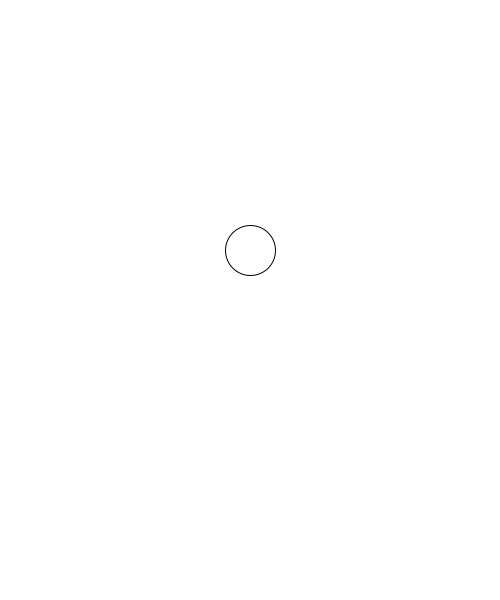
Frame 1 (no input)
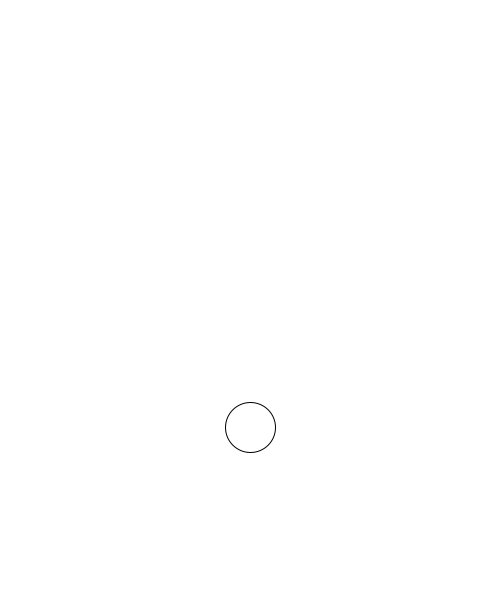
Frame 60 (the mouse pressed at the canvas centre just before this capture)
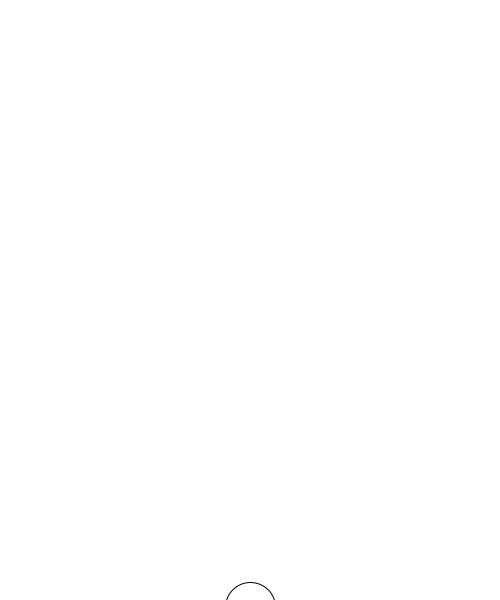
Frame 120 (the mouse held since frame 60 and released just before this capture)

The Processing sketch that drew these frames (run headless with seeded random() and noise(); from frame 60 on, the mouse is pressed at the canvas centre):

// Processing sketch: sketch_08160830_1122_falling_ball
// ── sketch_08160830_1122_falling_ball.pde
float x=250,y=250,vx=0,vy=3;
void setup(){
  size(500,600);
}
void draw(){
  background(255);
  ellipse(x,y,50,50);
  //y++;//落下速度
  //y=y+3;//y++的三倍速度
  y=y+vy;//vy是速度
}
